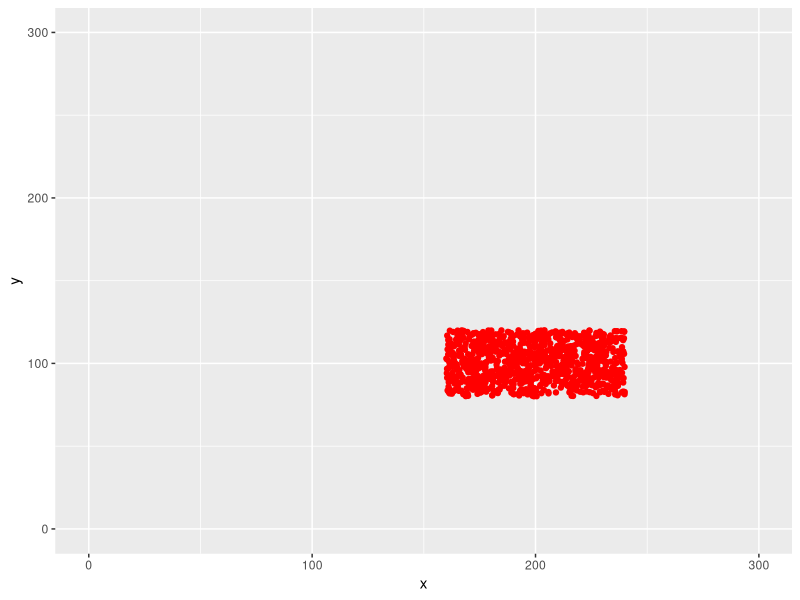
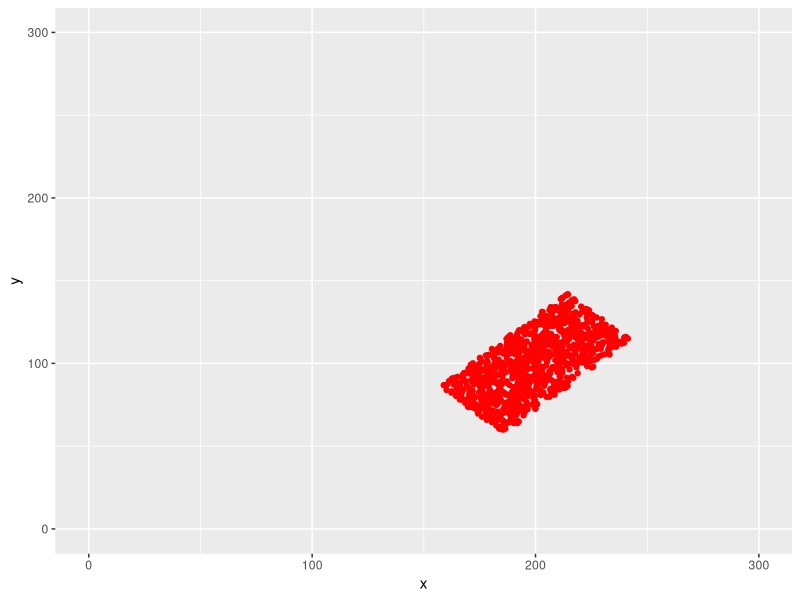
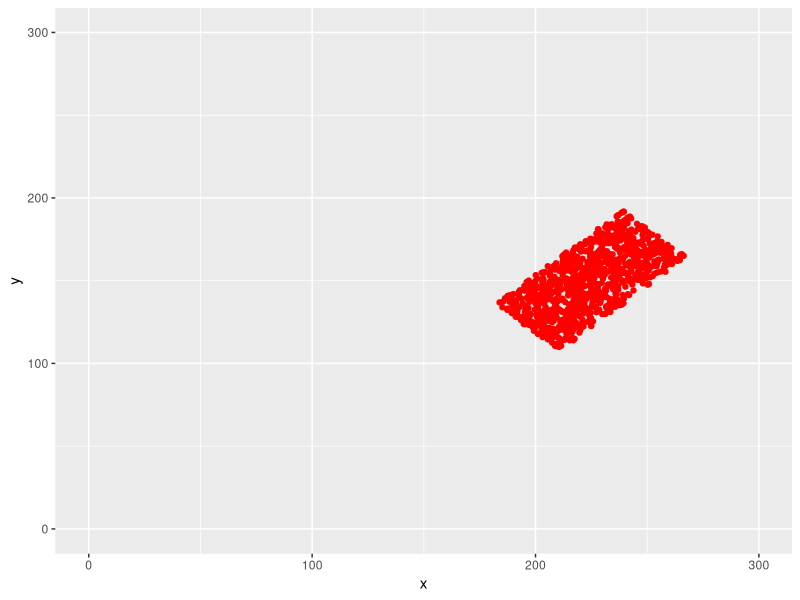
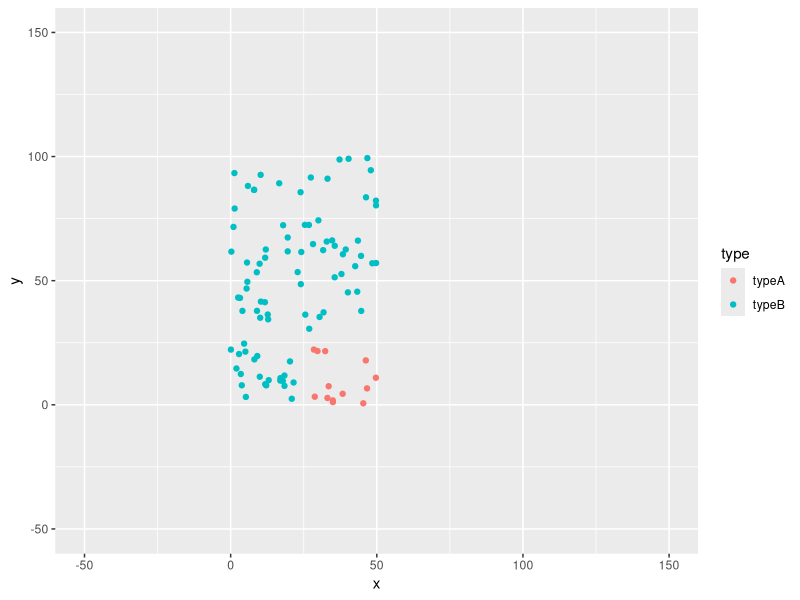
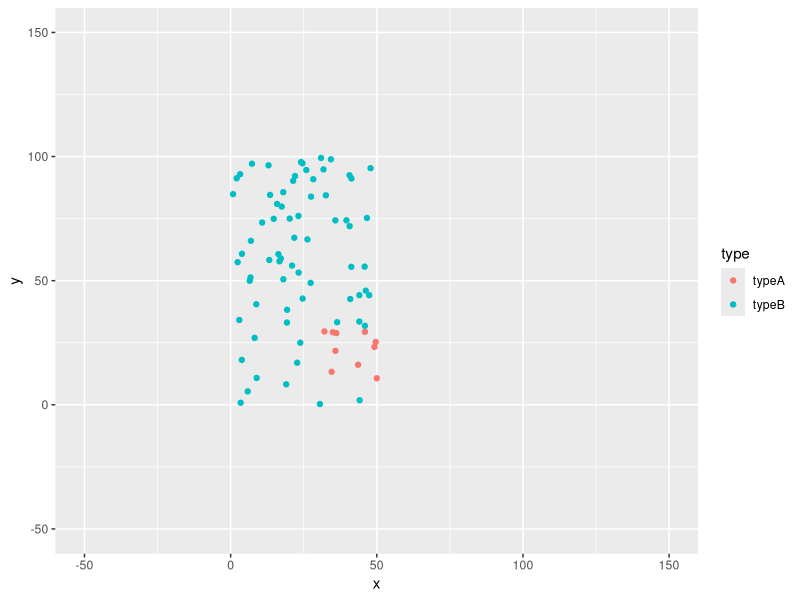

Here is the R script that generated these plots, in order: (Note: this script raises an error after producing the figures.)
## Define rectangle dimensions and centre
length = 40
width = 80
centre = c(200, 100) # x, y coords of centre

## Get random points inside this rectange
n_points <- 1000
x = runif(n_points, centre[1] - width/2, centre[1] + width/2)
y = runif(n_points, centre[2] - length/2, centre[2] + length/2)
df <- data.frame(x = x, y = y)


## Plot points
library(ggplot2)
ggplot(df, aes(x, y)) +
  geom_point(color = "red") +
  xlim(0, 300) +
  ylim(0, 300)


## Apply rotation to each point
theta = pi/4
x_new = cos(theta) * (x - centre[1]) - sin(theta) * (y - centre[2]) + centre[1]
y_new = sin(theta) * (x - centre[1]) + cos(theta) * (y - centre[2]) + centre[2]
df_new = data.frame(x = x_new, y = y_new)

## Plot rotated points
ggplot(df_new, aes(x, y)) +
  geom_point(color = "red") +
  xlim(0, 300) +
  ylim(0, 300)


## Apply a vertical and horizontal translation to each point
x_shift = 25
y_shift = 50
x_new1 = x_new + x_shift
y_new1 = y_new + y_shift
df_new1 = data.frame(x = x_new1, y = y_new1)

## Plot translated points
ggplot(df_new1, aes(x, y)) +
  geom_point(color = "red") +
  xlim(0, 300) +
  ylim(0, 300)



### --------------------------------------------------------------------------
### Slide alignment attempt
### --------------------------------------------------------------------------
## Define rectangle dimensions and centre
length <- 100
width <- 50
centre <- c(width/2, length/2)

## Get random points inside rectangle1
n_points <- 100
x = runif(n_points, centre[1] - width/2, centre[1] + width/2)
y = runif(n_points, centre[2] - length/2, centre[2] + length/2)
df1 <- data.frame(x = x, y = y)

## Add type
df1$type <- ifelse(df1$x > 25 & df1$y < 25, "typeA", "typeB")

## Plot points
library(ggplot2)
ggplot(df1, aes(x, y, color=type)) +
  geom_point() +
  xlim(-50, 150) +
  ylim(-50, 150)


## Get random points inside rectangle2
n_points <- 80
x = runif(n_points, centre[1] - width/2, centre[1] + width/2)
y = runif(n_points, centre[2] - length/2, centre[2] + length/2)
df2 <- data.frame(x = x, y = y)

## Add type
df2$type <- ifelse(df2$x > 30 & df2$y > 5 & df2$y < 30, "typeA", "typeB")

## Plot points
ggplot(df2, aes(x, y, color=type)) +
  geom_point() +
  xlim(-50, 150) +
  ylim(-50, 150)


###---------------------------------------------------------------------------
## Determine the translations and rotations required so that the min.distance
## between same cell types between the two rectangles is a minimum
###---------------------------------------------------------------------------

x_shifts <- seq(-centre[1], centre[1], length.out = 10)
y_shifts <- seq(-centre[1], centre[1], length.out = 10)
angle_shifts <- seq(-pi/4, pi/4, length.out = 10)

min_d = 100
for (x_shift in x_shifts) {
  for (y_shift in y_shifts) {
    for (angle_shift in angle_shifts) {
      x_new <- cos(angle_shift) * (df2$x - centre[1]) - 
               sin(angle_shift) * (df2$y - centre[2]) + centre[1]
      
      y_new <- sin(angle_shift) * (df2$x - centre[1]) + 
               cos(angle_shift) * (df2$y - centre[2]) + centre[2]
    }
  }
}

avg_min_d <- average_minimum_distance(df1, df2)

average_minimum_distance <- function(data1, data2) {
 
  ## Assume types are matching between data1 and data2 
  
  types <- unique(data1$type)
  distances <- list()
  
  for (type in types) {
    data1_temp <- data1[data1$type == type, ]
    data2_temp <- data2[data2$type == type, ]
    
    vec <- c()
    
    for (i in seq(nrow(data1_temp))) {
      min_d = 100
      point1 <- c(data1_temp[i, "x"], data1_temp[i, "y"])
      
      for (j in seq(nrow(data2_temp))) {
        point2 <- c(data2_temp[j, "x"], data2_temp[j, "y"])
        d <- get_distance(point1, point2)
        
        if (d < min_d) {
          min_d <- d
        }
        
      }
      vec <- append(vec, min_d)
    }
    distances[[type]] <- vec
  }
  return (distances)
}


get_distance <- function(point1, point2) {
  
  return(sqrt((point1[1] - point2[1])^2 + (point1[2] - point2[2])^2))

}
